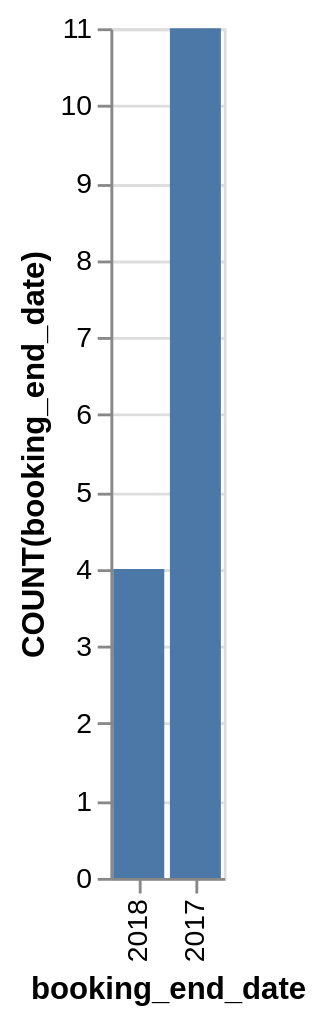

The Vega-Lite source for this figure:
### Vega-Lite specification from a JSON file in a GitHub repository (floating-point values rounded to 4 significant figures)
{"data": {"values": [{"x_data": "2018", "y_data": 4}, {"x_data": "2017", "y_data": 11}]}, "mark": "bar", "encoding": {"x": {"field": "x_data", "type": "nominal", "title": "booking_end_date", "sort": {"op": "sum", "field": "y_data", "order": "ascending"}}, "y": {"field": "y_data", "type": "quantitative", "title": "COUNT(booking_end_date)"}}}
